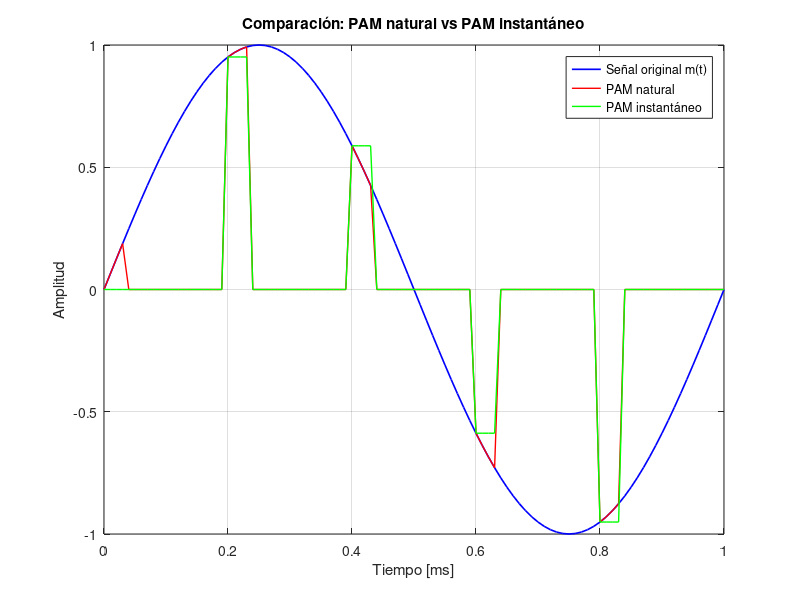
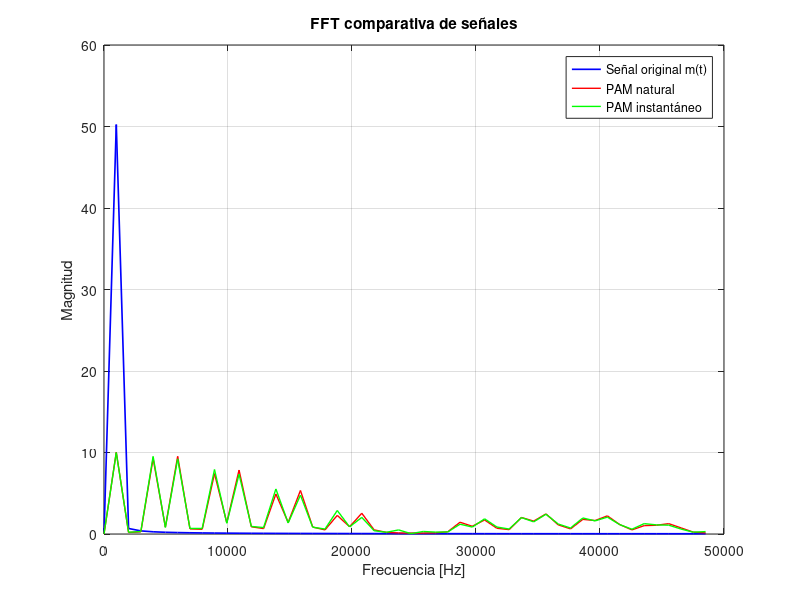

Here is the MATLAB script that generated these plots, in order:
%% Actividad previa

% 1) Parametros de la señal sinusoidal m(t)
periodo_muestreo_simulacion = 10e-6; %parametro ajustable, simulando una señal análoga
tiempo = 0:periodo_muestreo_simulacion:1e-3; % vector de tiempo hasta 1 milisegundo
fm = 1000; %frecuencia de la sinusoidal 
A = 1; %amplitud de la sinusoidal
m = A*sin(2*pi*fm*tiempo); %señal sinusoidal m(t)

% 2) Parametros para la modulación PAM natural (PAMn)
frecuencia_muestreo_PAMn = 5000;
periodo_muestreo_PAMn = 1/frecuencia_muestreo_PAMn;
ciclo_trabajo_natural = 0.2;
tao_natural = ciclo_trabajo_natural/frecuencia_muestreo_PAMn;

%Creación del tren de pulsos rectangulares natural
pulso_rectangular_natural = 0.5*square(2*pi*frecuencia_muestreo_PAMn*tiempo, ciclo_trabajo_natural*100)+0.5;

%Aplicación de PAM natural sobre m(t) mediante multiplicación punto a punto
%entre los vectores m y pulso_rectangular_natural
PAM_natural = m.* pulso_rectangular_natural;

% 3) Parametros para la modulación PAM instantáneo (PAMi)
frecuencia_muestreo_PAMi = 5000;
periodo_muestreo_PAMi = 1/frecuencia_muestreo_PAMi;
ciclo_trabajo_instantaneo = 0.2;
tao_instantaneo = ciclo_trabajo_instantaneo/frecuencia_muestreo_PAMi;

%Cada cuánto tiempo muestreamos la señal (en índices) (200us/10us = 20
%cada 20 muestras se toma el valor de m(t)
paso_muestras = round(periodo_muestreo_PAMi / periodo_muestreo_simulacion);

%Tomamos las muestras instantáneas de la señal m(t), estas son las que se
%mantienen a lo largo del ciclo de trabajo del pulso
muestras_instantaneas = m(1:paso_muestras:end);

%Crear el vector vacio (por ahora) para la señal PAM instantánea
PAM_instantaneo = zeros(size(m));

%Recorremos las muestras y las asignamos como pulsos rectangulares
for k = 1:length(muestras_instantaneas)
    % índice de inicio de cada pulso
    indice_inicio = (k-1)*paso_muestras + 1;
    % índice de fin (definido por el ancho del pulso tao)
    indice_fin = indice_inicio + round(tao_instantaneo/periodo_muestreo_simulacion) - 1;
    
    % aseguramos no pasarnos del tamaño de tiempo
    if indice_fin <= length(PAM_instantaneo)
        PAM_instantaneo(indice_inicio:indice_fin) = muestras_instantaneas(k);
    end
end

% 4) Gráfica comparativa

figure;
plot(tiempo*1e3, m, 'b', 'LineWidth', 1.2); hold on;
plot(tiempo*1e3, PAM_natural, 'r', 'LineWidth', 1);
plot(tiempo*1e3, PAM_instantaneo, 'g', 'LineWidth', 1);

grid on;
xlabel('Tiempo [ms]');
ylabel('Amplitud');
legend('Señal original m(t)', 'PAM natural', 'PAM instantáneo');
title('Comparación: PAM natural vs PAM instantáneo');

%% Actividad presencial

% 1) Realizar tranformada de fourier sobre las tres señales

fs = 1/periodo_muestreo_simulacion; % frecuencia de muestreo
N = length(m);                      % numero de muestras

% --- FFT señal original ---
M = fft(m);
f = (0:N-1)*(fs/N);
f_pos = f(1:N/2);
M_pos = abs(M(1:N/2));

% --- FFT PAM natural ---
M2 = fft(PAM_natural);
M2_pos = abs(M2(1:N/2));

% --- FFT PAM instantáneo ---
M3 = fft(PAM_instantaneo);
M3_pos = abs(M3(1:N/2));

% --- Gráfica comparativa ---
figure;
plot(f_pos, M_pos, 'b', 'LineWidth', 1.2); hold on;
plot(f_pos, M2_pos, 'r', 'LineWidth', 1);
plot(f_pos, M3_pos, 'g', 'LineWidth', 1);
xlabel('Frecuencia [Hz]');
ylabel('Magnitud');
legend('Señal original m(t)', 'PAM natural', 'PAM instantáneo');
title('FFT comparativa de señales');
grid on;